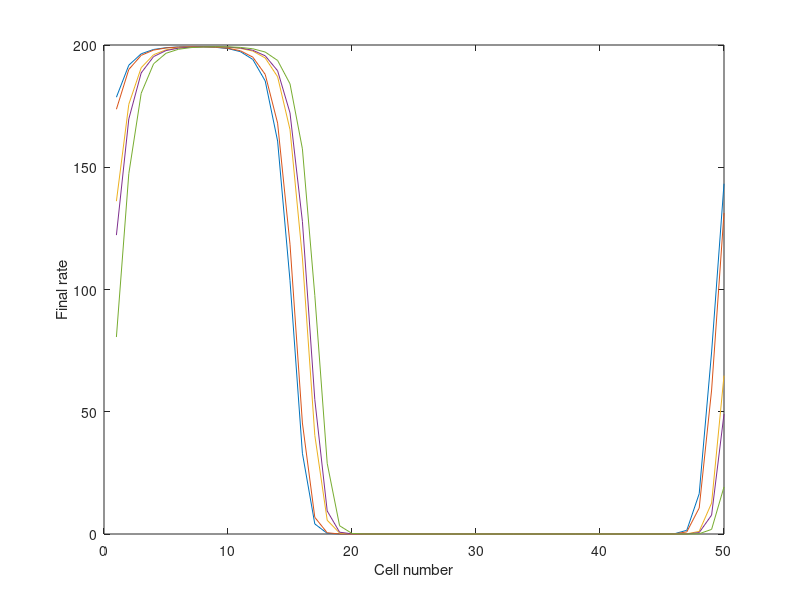
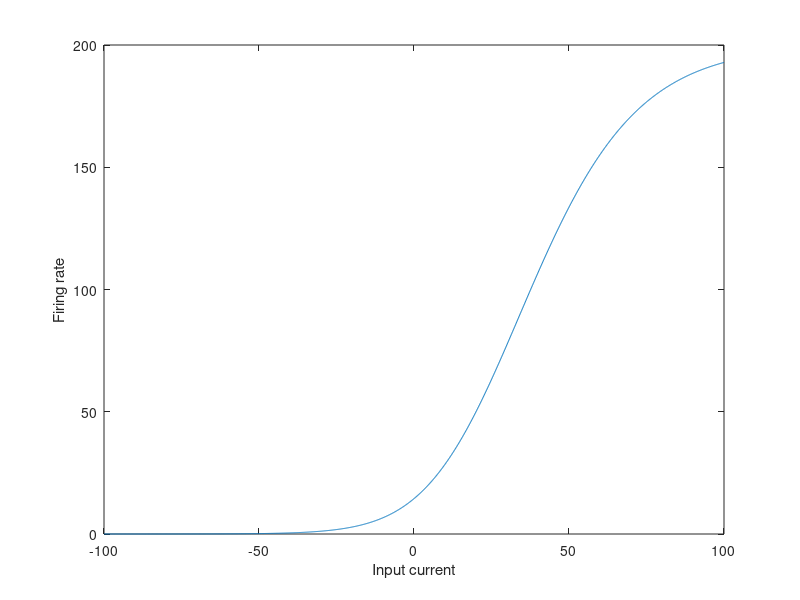
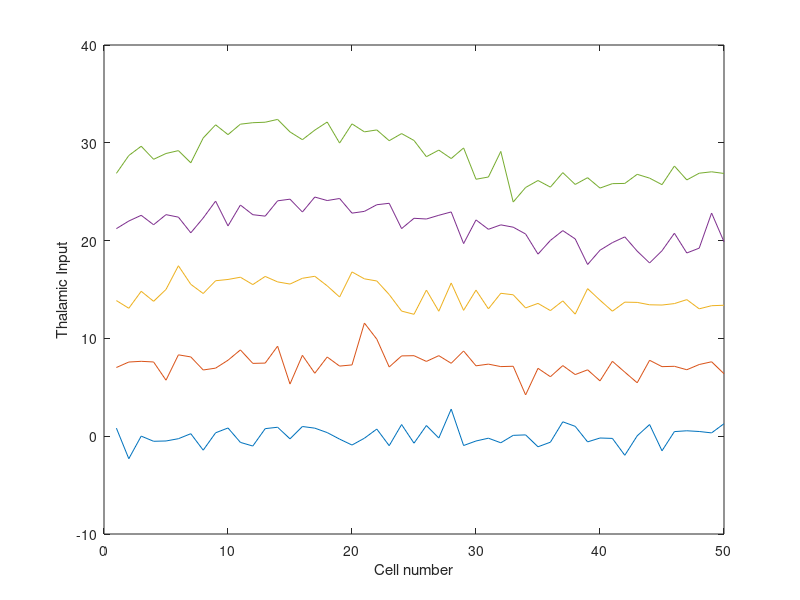
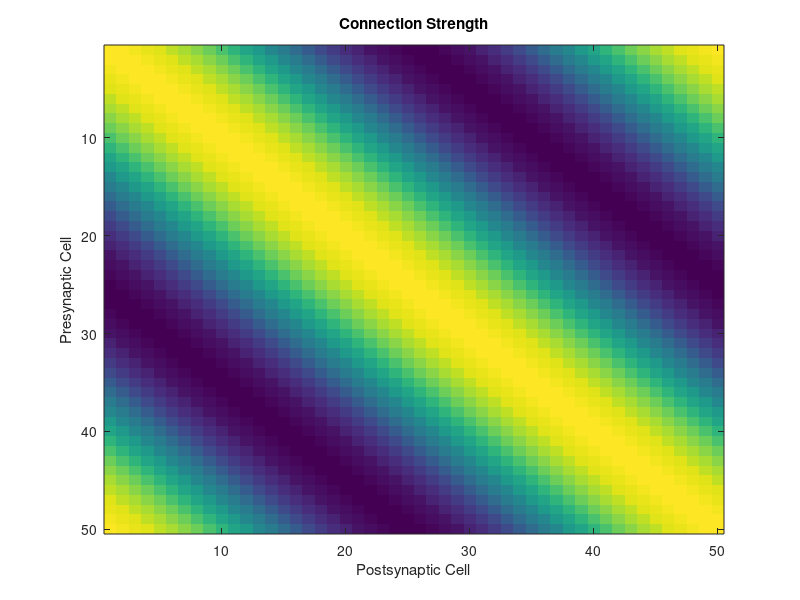

Write the MATLAB code that produced these figures, in order.
clear

popvec_readout = 0;

dt=0.005;                       % time step
tmax = 2;                       % maximum time: check rates are not changing by this time
t = 0:dt:tmax;                  % vector of time points

I_on = 0.5;
I_off = 1.0;
Ionvector = zeros(size(t));
Ionvector(round(I_on/dt):round(I_off/dt)) = 1.0;

Ncells = 50;                    % total number of cells
dtheta = pi/Ncells;             % difference in preferred orientation from one cell to next
r=zeros(length(t),Ncells);      % rate matrix: all time points and all cells
r(1,:) = rand(1,Ncells)*10;     % make initial rate for each cell random from 0-10Hz

h=zeros(1,Ncells);              % this will be (thalamic) input current to cells
Itot=zeros(1,Ncells);           % total current to cells

A = 40.;                        % Maximum amplitude of thalamic input current
epsilon = 0.1;                  % How much the input modulates with orientation
J0 = -0.5;                      % Mean inhibitory connection strength to all cells
J2 = 1.5;                         % Extra excitatory connection to similar cells
tau = 0.050;                    % Time constant for the rate to change (slow for NMDA synapses)
noise_level = 1;

for cell1 = 1:Ncells;           % Postsynaptic cell
    for cell2 = 1:Ncells;       % Presynaptic cell
        W(cell2,cell1) = (J0+J2*cos(2*pi*(cell2-cell1)/Ncells))*dtheta;    % Connection from cell2 to cell1
    end
end
figure(4)
imagesc(W)
title('Connection Strength')
xlabel('Postsynaptic Cell')
ylabel('Presynaptic Cell')

cuecell = 15;                   % Cell no. where thalamic input is peaked
input_angle = dtheta*cuecell*180/pi
Ith = 20;                       % Rough threshold of f-I curve of cells
Iwidth = 20;                    % Inverse gradient of f-I cure near threshold
rmax = 200;                     % Maximum rate of cells
Iin = -100:0.1:100;             % Plot a range of input currents
rout = rmax./(1+exp(-(Iin-Ith)/Iwidth)).^2;   % This is the firing rate curve used in the simulation

figure(2)                       % Figure to plot f-I curve
clf                             % Clear figure
plot(Iin,rout)                  % Plot f-I curve
xlabel('Input current')         % Label x-axis
ylabel('Firing rate')           % Label y-axis

figure(1)                        % Clear figures to be used later
clf
figure(3)
clf

for c = 0:0.2:0.8;              % Use different contrasts stepping from 0 to 0.8
    
    for cell = 1:Ncells;        % For each cell, its input current depends on how close is its 
                                % prefered orientation to the cue cell
        h(cell) = A*c*(1-epsilon + epsilon*cos(2*pi*(cell-cuecell)/Ncells))+noise_level*randn();
                                % This is the formula in notes + HW
    end
    figure(3)
    plot(h);
    ylabel('Thalamic Input');
    xlabel('Cell number')
    hold on
    
    for i = 2:length(t)         % Start simulating across time
        
        Itot = Ionvector(i)*h + r(i-1,:)*W;  % Total current is input current + rate of all cells * connection strength
        
        rinf = rmax./(1+exp(-(Itot-Ith)/Iwidth)).^2;    % The steady state firing rate for all cells
        
        r(i,:) = rinf + (r(i-1,:)-rinf)*exp(-dt/tau);   % The actual firing rate of all cells is updated.

    end
    
    figure(1)                       % Switch to Fig.1 for plotting network response
    plot(r(end,:))                  % Plot final firing rate of all cells for that stimulus.
    hold on
    xlabel('Cell number');
    ylabel('Final rate');
    
    
    %% Now try a population vector read-out -- Note that this method really 
    % should not be used for orientation selectivity in this manner, but
    % could be used for direction selectivity. Explanation in class. 
    % The main issue is that for the population vector readout to be valid,
    % the angle must be able to go through a complete circle from 0 to 2.pi
    % Below this first version which looks OK is a "fix".
    popvec_x = 0.0;
    popvec_y = 0.0;
    figure()
    for cell = 1:Ncells
        pref_angle = dtheta*cell;
        vec_x = r(end,cell)*cos(pref_angle);
        vec_y = r(end,cell)*sin(pref_angle);
        plot([popvec_x, popvec_x + vec_x], [popvec_y, popvec_y + vec_y])
        hold on
        popvec_x = popvec_x + vec_x;
        popvec_y = popvec_y + vec_y;
    end
    title('Population vector Readout')
    plot([0 popvec_x], [0 popvec_y],'r')
    scale_max = max(popvec_x,popvec_y);
    axis([-scale_max scale_max -scale_max scale_max])
    readout_angle = mod(atan(popvec_y/popvec_x),pi)*180/pi
    
    %% Fixed method where we treat "vertical" as opposite to "horizontal"
    if ( popvec_readout)
        popvec_x = 0.0;
        popvec_y = 0.0;
        figure()
        for cell = 1:Ncells
            pref_angle = 2*dtheta*cell;                         % Note multiplication by 2 here
            vec_x = r(end,cell)*cos(pref_angle);
            vec_y = r(end,cell)*sin(pref_angle);
            plot([popvec_x, popvec_x + vec_x], [popvec_y, popvec_y + vec_y])
            hold on
            popvec_x = popvec_x + vec_x;
            popvec_y = popvec_y + vec_y;
        end
        title('Fixed Population vector Readout')
        plot([0 popvec_x], [0 popvec_y],'r')
        scale_max = max(popvec_x,popvec_y);
        scale_max = max(scale_max,rmax);
        axis([-scale_max scale_max -scale_max scale_max])
        xlabel('Horizontal - Vertical Projection')
        
        fixed_readout_angle = 0.5*mod(atan(popvec_y/popvec_x),pi)*180/pi   % Note multiplication by 0.5 here
        
    end
end

figure()
imagesc(r')
xlabel('Time')
ylabel('cell number')
title('Firing rate of population')
